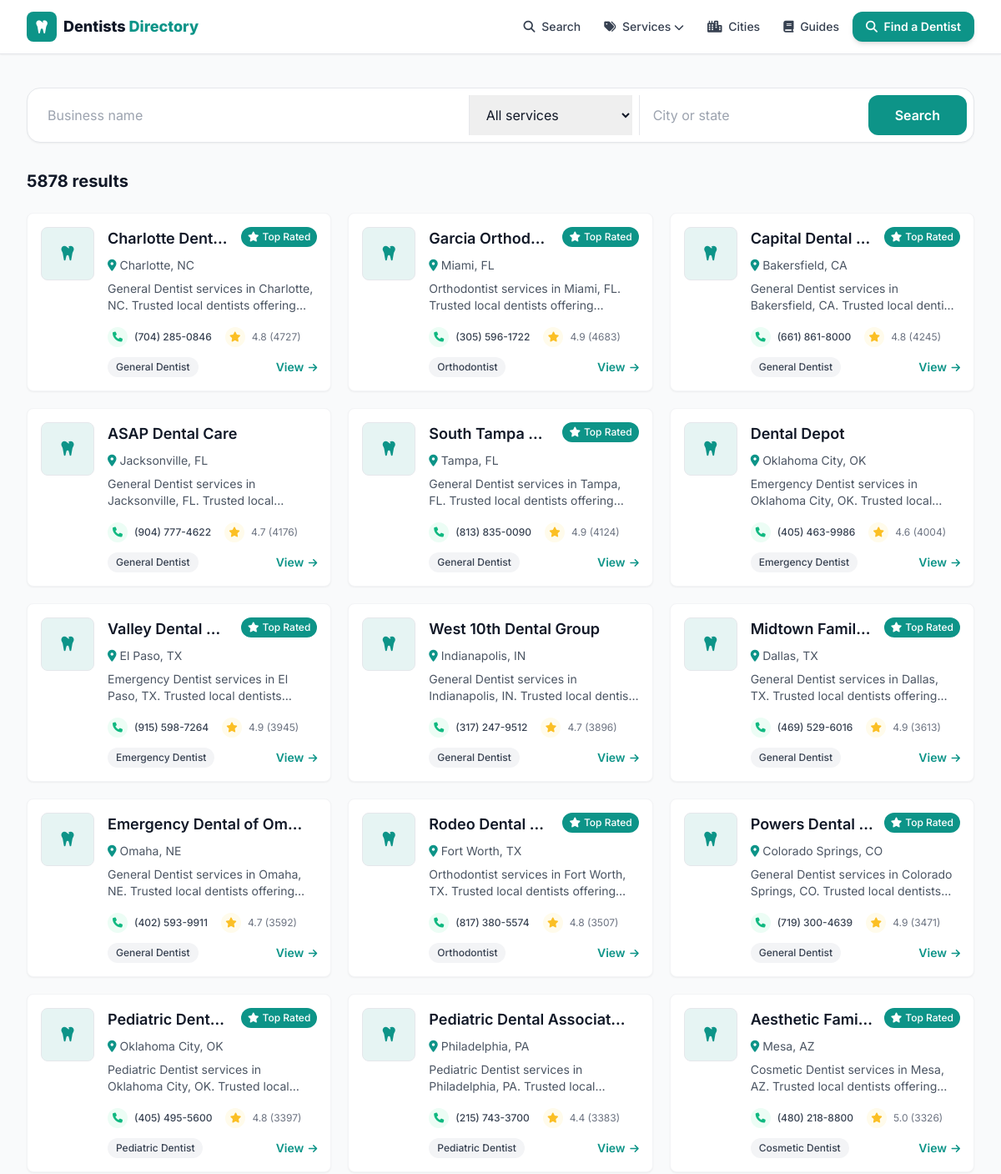
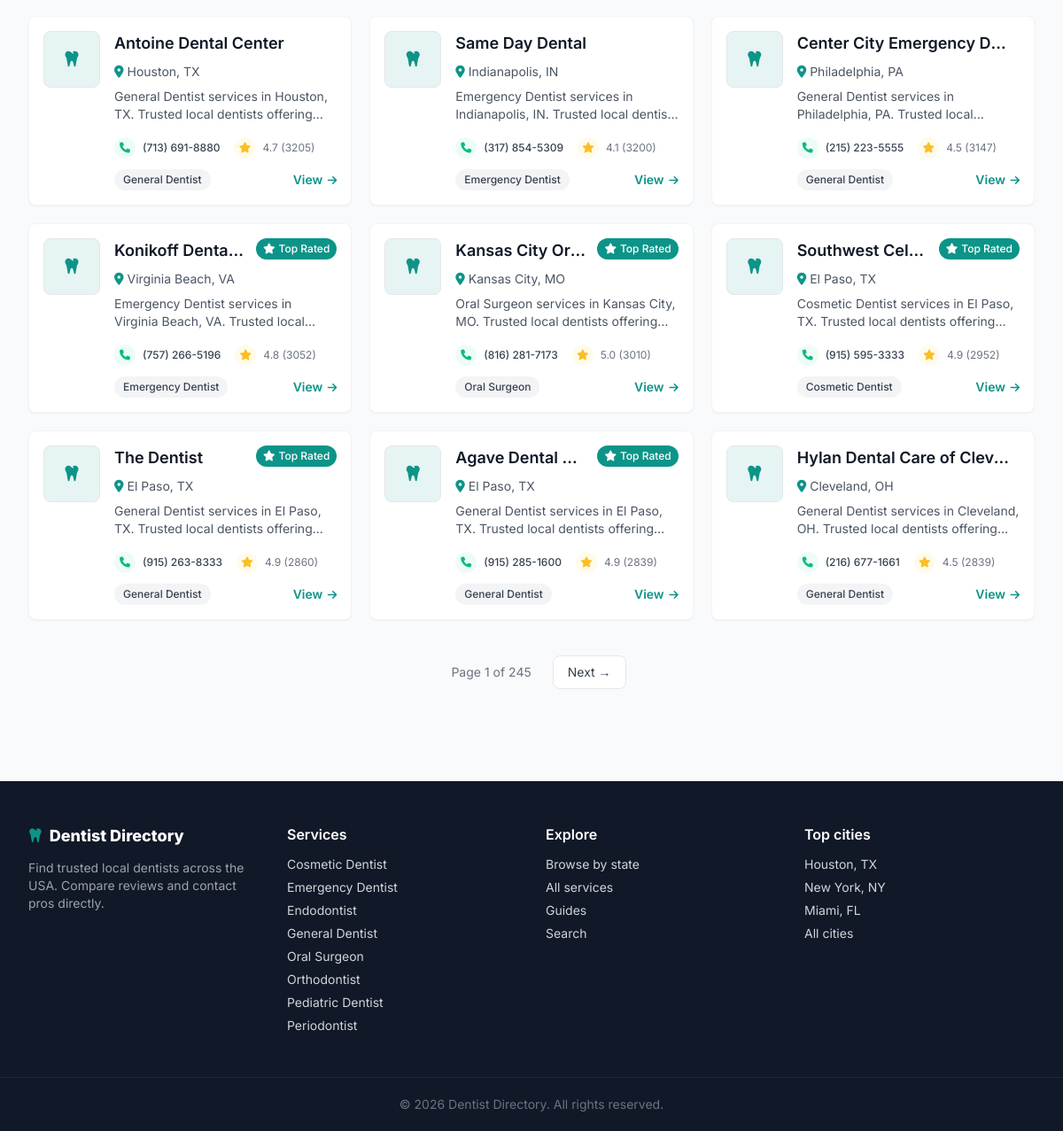
Screenshot of /search with the database file from the repository (2 pictures, top to bottom).
### tables this page shows
CREATE TABLE listings (
    id          INTEGER PRIMARY KEY AUTOINCREMENT,
    name        TEXT NOT NULL,
    slug        TEXT UNIQUE NOT NULL,
    category    TEXT,
    city        TEXT,
    state       TEXT,
    address     TEXT,
    phone       TEXT,
    website     TEXT,
    lat         REAL,
    lng         REAL,
    rating      REAL,
    reviews     INTEGER,
    hours       TEXT,           -- JSON blob
    maps_url    TEXT,
    cid         TEXT,           -- google place CID, used for dedup
    scraped_at  TEXT DEFAULT (datetime('now'))
);

### web/app.py (the view)
@app.route("/search")
def search():
    from urllib.parse import urlencode
    q = (request.args.get("q") or "").strip()
    cat = (request.args.get("category") or "").strip()
    loc = (request.args.get("city") or "").strip()
    where = "WHERE 1=1"
    args = []
    if q:
        where += " AND (name LIKE ? OR city LIKE ?)"
        args += [f"%{q}%", f"%{q}%"]
    if cat:
        where += " AND category = ?"
        args.append(cat)
    if loc:
        where += " AND (city LIKE ? OR state LIKE ?)"
        args += [f"%{loc}%", f"%{loc}%"]
    d = get_db()
    total = d.execute(f"SELECT COUNT(*) FROM listings {where}", args).fetchone()[0]
    page = _page()
    rows = d.execute(
        f"SELECT * FROM listings {where} ORDER BY reviews DESC LIMIT ? OFFSET ?",
        args + [PER_PAGE, (page - 1) * PER_PAGE]).fetchall()
    qs = urlencode({k: v for k, v in
                    (("q", q), ("category", cat), ("city", loc)) if v})
    base_url = "/search?" + qs if qs else "/search"
    return render_template("search.html", rows=rows, q=q, cat=cat, loc=loc,
                           total=total, pg=_pageinfo(page, total),
                           base_url=base_url)

### scraper/db.py (called while the page is built)
def slugify(value: str) -> str:
    value = unicodedata.normalize("NFKD", value).encode("ascii", "ignore").decode()
    value = re.sub(r"[^\w\s-]", "", value).strip().lower()
    return re.sub(r"[-\s]+", "-", value)

### web/app.py (called while the page is built)
def get_db():
    if "db" not in g:
        uri = f"file:{dbmod.DB_PATH.as_posix()}?mode=ro&immutable=1"
        g.db = sqlite3.connect(uri, uri=True)
        g.db.row_factory = sqlite3.Row
    return g.db

def slugify(s):
    return dbmod.slugify(s or "")

@app.context_processor
def inject_globals():
    cats = [r["category"] for r in get_db().execute(
        "SELECT DISTINCT category FROM listings WHERE category IS NOT NULL "
        "ORDER BY category")]
    return {
        "SITE_NAME": app.config["SITE_NAME"],
        "ALL_CATEGORIES": cats,
        "CATEGORY_ICONS": CATEGORY_ICONS,
        "ADSENSE_CLIENT": app.config["ADSENSE_CLIENT"],
        "GA_ID": app.config["GA_ID"],
        "DOMAIN": app.config["DOMAIN"],
        "GSC_VERIFICATION": app.config["GSC_VERIFICATION"],
        "STATE_NAMES": STATE_NAMES,
        "cat_slug": slugify,
    }

def _page():
    try:
        return max(1, int(request.args.get("page", 1)))
    except ValueError:
        return 1

def _pageinfo(page, total):
    pages = max(1, (total + PER_PAGE - 1) // PER_PAGE)
    return {"page": page, "pages": pages,
            "has_prev": page > 1, "has_next": page < pages}

### web/templates/search.html (shortened to what this page needs)
{% extends "base.html" %}
{% from "_macros.html" import card, pager %}
{% block content %}
<div class="max-w-7xl mx-auto px-4 sm:px-6 lg:px-8 py-10">
  <form action="/search" method="get" class="bg-white rounded-2xl shadow-sm border p-2 flex flex-col sm:flex-row gap-2 mb-8">
    <input name="q" value="{{ q }}" placeholder="Business name" class="flex-1 px-4 py-3 outline-none">
    <select name="category" class="px-4 py-3 outline-none border-t sm:border-t-0 sm:border-l">
      <option value="">All services</option>
    </select>
    <input name="city" value="{{ loc }}" placeholder="City or state" class="px-4 py-3 outline-none border-t sm:border-t-0 sm:border-l">
    <button class="bg-primary hover:bg-primaryDark text-white font-semibold px-8 py-3 rounded-xl">Search</button>
  </form>
  <h1 class="text-xl font-bold mb-6">{{ total }} result{{ '' if total==1 else 's' }}</h1>
  {% if rows %}
  <div class="grid sm:grid-cols-2 lg:grid-cols-3 gap-5">{% for l in rows %}{{ card(l) }}{% endfor %}</div>
  {{ pager(pg, base_url) }}
  {% else %}
  <div class="text-center py-20 text-gray-500"><i class="fas fa-magnifying-glass text-4xl mb-4 text-gray-300"></i><p>No matches. Try a broader search.</p></div>
  {% endif %}
</div>
{% endblock %}

### web/templates/_macros.html (shortened to what this page needs)
{% macro pager(pg, base_url) %}
{% set sep = '&' if '?' in base_url else '?' %}
{% if pg.pages > 1 %}
<nav class="flex items-center justify-center gap-2 mt-10" aria-label="Pagination">
  <span class="px-4 py-2 text-sm text-gray-500">Page {{ pg.page }} of {{ pg.pages }}</span>
  {% if pg.has_next %}<a href="{{ base_url }}{{ sep }}page={{ pg.page+1 }}" class="px-4 py-2 rounded-lg border bg-white text-gray-700 hover:border-primary hover:text-primary text-sm">Next &rarr;</a>{% endif %}
</nav>
{% endif %}
{% endmacro %}
{% macro card(l) %}
<div class="bg-white rounded-lg shadow-sm hover:shadow-md transition-all duration-200 overflow-hidden border border-gray-100">
  <div class="p-4">
    <div class="flex items-start space-x-4">
      <div class="flex-shrink-0">
      </div>
      <div class="flex-1 min-w-0">
        <div class="flex items-start mb-2">
          <h3 class="text-lg font-heading font-semibold text-gray-900 flex-1 min-w-0 mr-3">
            <a href="/listing/{{ l.slug }}" class="hover:text-primary block truncate">{{ l.name }}</a>
          </h3>
          {% if l.rating and l.rating >= 4.8 %}
          <span class="bg-primary text-white px-2 py-1 rounded-full text-xs font-medium flex-shrink-0">
            <i class="fas fa-star mr-1"></i><span class="hidden sm:inline">Top Rated</span></span>
          {% endif %}
        </div>
        <p class="text-sm text-gray-600 flex items-center mb-2">
          <i class="fas fa-map-marker-alt mr-1 text-primary"></i>
          <a href="/{{ l.state|lower }}/{{ l.city|slugify }}" class="hover:text-primary hover:underline">{{ l.city }}, {{ l.state }}</a>
        </p>
        <p class="text-gray-600 text-sm mb-4 line-clamp-2">
          {{ l.category or 'Dentists' }} services in {{ l.city }}, {{ l.state }}. Trusted local dentists offering inspections, treatment and prevention. Call for service and fast response.
        </p>
        <div class="flex items-center justify-between text-xs mb-3">
          <div class="flex items-center space-x-4">
            {% if l.phone %}
            <a href="tel:{{ l.phone|trim }}" class="flex items-center group transition-all duration-200 hover:text-emerald-600">
              <div class="w-6 h-6 rounded-full bg-emerald-50 flex items-center justify-center mr-2 group-hover:bg-emerald-100">
                <i class="fas fa-phone text-xs text-emerald-500"></i></div>
              <span class="hidden sm:inline text-gray-700 group-hover:text-emerald-600 font-medium">{{ l.phone|trim }}</span>
            </a>
            {% endif %}
            {% if l.reviews %}
            <div class="flex items-center text-gray-500">
              <div class="w-6 h-6 rounded-full bg-amber-50 flex items-center justify-center mr-2"><i class="fas fa-star text-xs text-amber-400"></i></div>
              <span>{{ "%.1f"|format(l.rating) }} ({{ l.reviews }})</span>
            </div>
            {% endif %}
          </div>
        </div>
        <div class="flex items-center justify-between">
          {% if l.category %}<span class="bg-gray-100 text-gray-700 px-2.5 py-1 rounded-full text-xs font-medium">{{ l.category }}</span>{% else %}<span></span>{% endif %}
          <a href="/listing/{{ l.slug }}" class="text-primary font-semibold text-sm hover:underline">View <i class="fas fa-arrow-right text-xs ml-0.5"></i></a>
        </div>
      </div>
    </div>
  </div>
</div>
{% endmacro %}

### web/templates/base.html (style rules this page uses)
body { font-family:'Inter',sans-serif }

### rows the page displays
listings: name "Charlotte Dent…", shows "Top Rated", city "Charlotte", state "NC", category "General Dentist", phone "(704) 285-0846", rating "4.8", reviews "4727"
listings: name "ASAP Dental Care", city "Jacksonville", state "FL", category "General Dentist", phone "(904) 777-4622", rating "4.7", reviews "4176"
listings: name "Dental Depot", city "Oklahoma City", state "OK", category "Emergency Dentist", phone "(405) 463-9986", rating "4.6", reviews "4004"
listings: name "Valley Dental…", shows "Top Rated", city "El Paso", state "TX", category "Emergency Dentist", phone "(915) 598-7264", rating "4.9", reviews "3945"
listings: name "West 10th Dental Group", city "Indianapolis", state "IN", category "General Dentist", phone "(317) 247-9512", rating "4.7", reviews "3896"
listings: name "Midtown Famil…", shows "Top Rated", city "Dallas", state "TX", category "General Dentist", phone "(469) 529-6016", rating "4.9", reviews "3613"
listings: name "Rodeo Dental…", shows "Top Rated", city "Fort Worth", state "TX", category "Orthodontist", phone "(817) 380-5574", rating "4.8", reviews "3507"
listings: name "Powers Dental…", shows "Top Rated", city "Colorado Springs", state "CO", category "General Dentist", phone "(719) 300-4639", rating "4.9", reviews "3471"
listings: name "Pediatric Dent…", shows "Top Rated", city "Oklahoma City", state "OK", category "Pediatric Dentist", phone "(405) 495-5600", rating "4.8", reviews "3397"
listings: name "Pediatric Dental Associat…", city "Philadelphia", state "PA", category "Pediatric Dentist", phone "(215) 743-3700", rating "4.4", reviews "3383"
listings: name "Aesthetic Fami…", shows "Top Rated", city "Mesa", state "AZ", category "Cosmetic Dentist", phone "(480) 218-8800", rating "5.0", reviews "3326"
listings: name "Antoine Dental Center", city "Houston", state "TX", category "General Dentist", phone "(713) 691-8880", rating "4.7", reviews "3205"
listings: name "Same Day Dental", city "Indianapolis", state "IN", category "Emergency Dentist", phone "(317) 854-5309", rating "4.1", reviews "3200"
listings: name "Center City Emergency D…", city "Philadelphia", state "PA", category "General Dentist", phone "(215) 223-5555", rating "4.5", reviews "3147"
listings: name "Konikoff Denta…", shows "Top Rated", city "Virginia Beach", state "VA", category "Emergency Dentist", phone "(757) 266-5196", rating "4.8", reviews "3052"
listings: name "Kansas City Or…", shows "Top Rated", city "Kansas City", state "MO", category "Oral Surgeon", phone "(816) 281-7173", rating "5.0", reviews "3010"
listings: name "Southwest Cel…", shows "Top Rated", city "El Paso", state "TX", category "Cosmetic Dentist", phone "(915) 595-3333", rating "4.9", reviews "2952"
listings: name "The Dentist", shows "Top Rated", city "El Paso", state "TX", category "General Dentist", phone "(915) 263-8333", rating "4.9", reviews "2860"
listings: name "Agave Dental…", shows "Top Rated", city "El Paso", state "TX", category "General Dentist", phone "(915) 285-1600", rating "4.9", reviews "2839"

### other values shown
{{ total }} "5878"
{{ '' if total==1 else 's' }} "s"
{{ l.name }} "Garcia Orthod…" "Capital Dental…" "South Tampa…" "Emergency Dental of Om…" "Hylan Dental Care of Cle…"
{{ l.city }} "Miami" "Bakersfield" "Tampa" "Omaha" "Cleveland"
{{ l.state }} "FL" "CA" "FL" "NE" "OH"
{{ l.category or 'Dentists' }} "Orthodontist" "General Dentist" "General Dentist" "General Dentist" "General Dentist"
{{ l.phone|trim }} "(305) 596-1722" "(661) 861-8000" "(813) 835-0090" "(402) 593-9911" "(216) 677-1661"
{{ "%.1f"|format(l.rating) }} "4.9" "4.8" "4.9" "4.7" "4.5"
{{ l.reviews }} "4683" "4245" "4124" "3592" "2839"
{{ l.category }} "Orthodontist" "General Dentist" "General Dentist" "General Dentist" "General Dentist"
{{ pg.page }} "1"
{{ pg.pages }} "245"
{{ c }} "Cosmetic Dentist" "Emergency Dentist" "Endodontist" "General Dentist" "Oral Surgeon" "Orthodontist" "Pediatric Dentist" "Periodontist"
{{ 2026 }} "2026"
